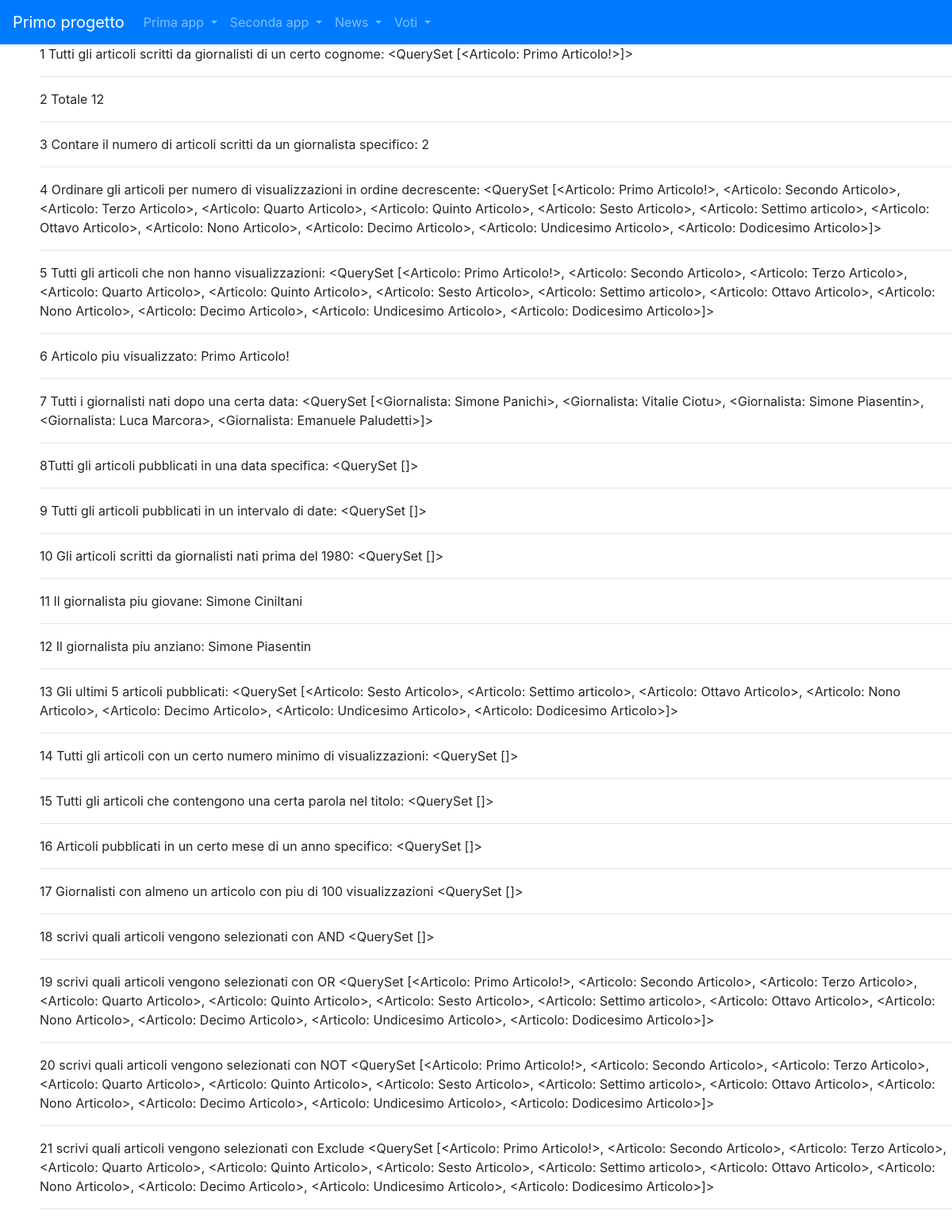
Before: /news/query_base/ with the older database file.
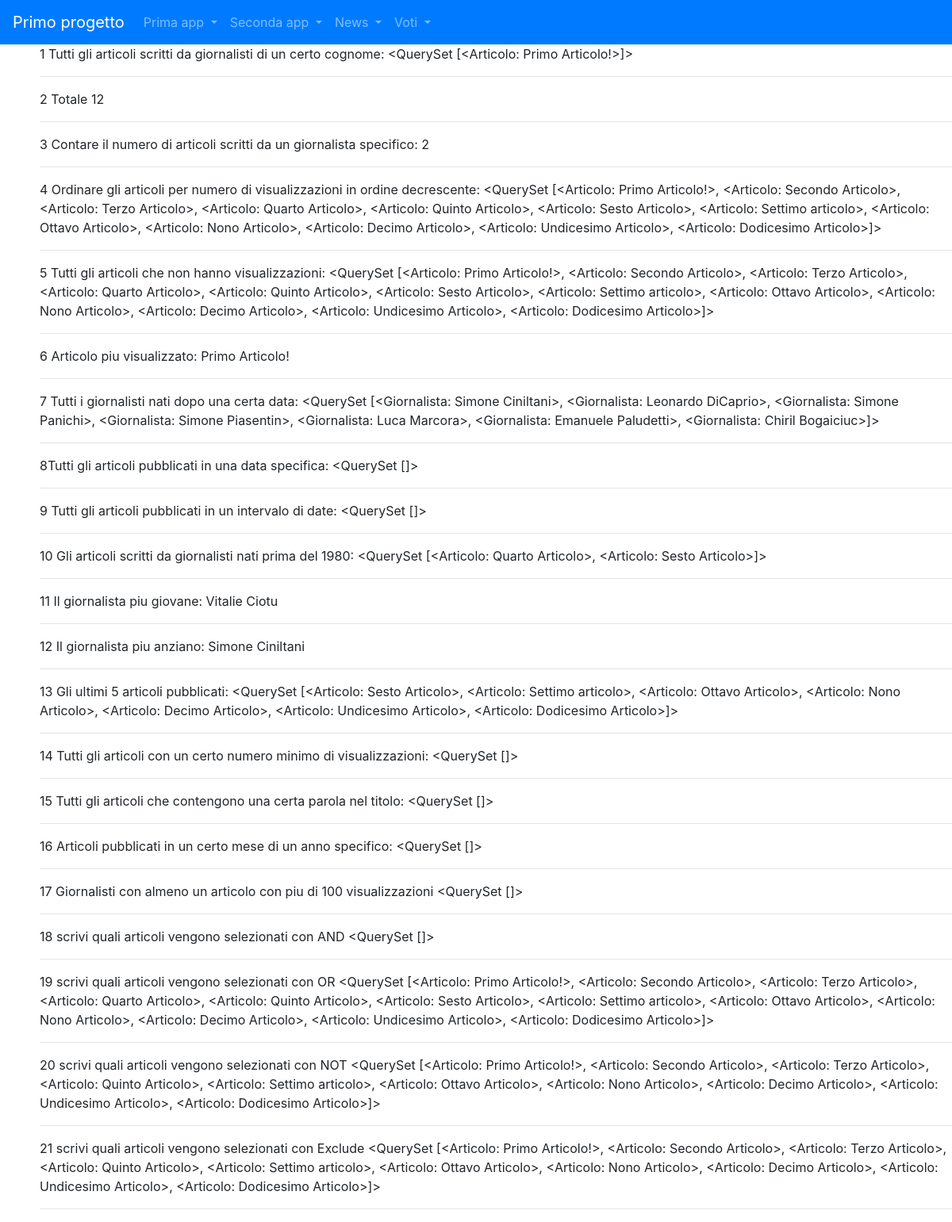
After: the same page with the newer database file.
### news/models.py (models this page shows)
class Giornalista(models.Model):
    nome = models.CharField(max_length=20)
    cognome = models.CharField(max_length=20)
    anno_di_nascita = models.DateField(blank=True,null=True)
    def __str__(self):
        return self.nome + " "+ self.cognome
    class Meta:
        verbose_name= "Giornalista"
        verbose_name_plural="Giornalisti"

class Articolo(models.Model):
    titolo = models.CharField(max_length=100)
    contenuto = models.TextField()
    giornalista=models.ForeignKey(Giornalista,on_delete=models.CASCADE,related_name="articoli")
    data=models.DateField(auto_now=True,blank=True)
    visualizzazioni=models.IntegerField(default=0,blank=True)
    def __str__(self):
        return self.titolo
    class Meta:
        verbose_name="Articolo"
        verbose_name_plural="Articoli"

### news/views.py (the view)
# urls.py: path("news/query_base/",queryBase,name="query_base"),
def queryBase(request):
    articoli_cognome = Articolo.objects.filter(giornalista__cognome='Ciniltani')
    numero_totale_articoli=Articolo.objects.count()
    giornalista_1=Giornalista.objects.get(id=7)
    numero_articoli_giornalista_1=Articolo.objects.filter(giornalista=giornalista_1).count()
    articoli_ordinati = Articolo.objects.order_by("-visualizzazioni")
    articoli_senza_visualizzazioni = Articolo.objects.filter(visualizzazioni=0)
    articolo_piu_visualizzazto= Articolo.objects.order_by('-visualizzazioni').first()
    giornalisti_data=Giornalista.objects.filter(anno_di_nascita__gt=datetime.date(1990,1,1))
    articoli_del_giorno=Articolo.objects.filter(data=datetime.date(2023,1,1))
    articoli_periodo=Articolo.objects.filter(data__range=(datetime.date(2023,1,1),datetime.date(2023,12,31)))
    giornalisti_nati=Giornalista.objects.filter(anno_di_nascita__lt=datetime.date(1980,1,1))
    articoli_giornalisti=Articolo.objects.filter(giornalista__in=giornalisti_nati)
    giornalista_giovane = Giornalista.objects.order_by('anno_di_nascita').first()
    giornalista_anziano=Giornalista.objects.order_by("-anno_di_nascita").first()
    ultimi = Articolo.objects.order_by("-data")[5:]
    articoli_minime_visualizzazioni=Articolo.objects.filter(visualizzazioni__gte=100)
    articoli_parola= Articolo.objects.filter(titolo__icontains="importante")
    articoli_mese_anno=Articolo.objects.filter(data__month=1, data__year=2023)
    giornalisti_con_articoli_popolari = Giornalista.objects.filter(articoli__visualizzazioni__gte=100).distinct()
    """
    spiegazione dettagliata:
    Giornalista.objects:Inizia dalla classe del modello Giornalista.
    .filter(articoli__visualizzazioni__gte=100):Utilizza il metodo filter() per filtrare i giornalisti
    in base al campo visualizzazioni nel modello Articolo. La notaziuone articoli__visualizzazioni indica
    che si sta seguendo la relazione inversa dalla classe Giornalista alla classe Articolo attraverso
    il campo foreignKey giornalista nel modello Articolo.
    .distinct(): E' un metodo assiccura che i risultati siano distintio, eliminando eventuali duplicati.
    In questo caso, cio è utile perchè un giornalista potrebbe essere associato a più articoli che soddisfano
    il criterio e vogliamo ottenere solo una volta ogni giornalista che ha scritto almeno un articolo popolare.
    """
    data = datetime.date(1990,1,1)
    visualizzazioni = 50
    articoli_con_and = Articolo.objects.filter(giornalista__anno_di_nascita__gt=data, visualizzazioni__gte=visualizzazioni)
    from django.db.models import Q
    articoli_con_or = Articolo.objects.filter(Q(giornalista__anno_di_nascita__gt=data) | Q(visualizzazioni__lte=visualizzazioni))
    articoli_con_not = Articolo.objects.filter(~Q(giornalista__anno_di_nascita__lt=data))
    articoli_con_not_exclude=Articolo.objects.exclude(giornalista__anno_di_nascita__lt=data)
    context={
        'articoli_cognome':articoli_cognome,
        'numero_totale_articoli':numero_totale_articoli,
        'numero_articoli_giornalista_1':numero_articoli_giornalista_1,
        'articoli_ordinati':articoli_ordinati,
        'articoli_senza_visualizzazioni':articoli_senza_visualizzazioni,
        'articolo_piu_visualizzazto':articolo_piu_visualizzazto,
        'giornalisti_data':giornalisti_data,
        'articoli_del_giorno':articoli_del_giorno,
        'articoli_periodo':articoli_periodo,
        'articoli_giornalisti':articoli_giornalisti,
        'giornalista_giovane':giornalista_giovane,
        'giornalista_anziano':giornalista_anziano,
        'ultimi':ultimi,
        'articoli_minime_visualizzazioni':articoli_minime_visualizzazioni,
        'articoli_parola':articoli_parola,
        'articoli_mese_anno':articoli_mese_anno,
        'giornalisti_con_articoli_popolari':giornalisti_con_articoli_popolari,
        'articoli_con_and':articoli_con_and,
        'articoli_con_or':articoli_con_or,
        'articoli_con_not':articoli_con_not,
        'articoli_con_not_exclude':articoli_con_not_exclude
    }
    return render(request,'query_base.html',context)

### news/templates/query_base.html (shortened to what this page needs)
{% extends "primo_progetto/base.html" %}
{%block content%}
    <p>1 Tutti gli articoli scritti da giornalisti di un certo cognome: {{articoli_cognome}} </p>
    <hr>
    <p>2 Totale {{numero_totale_articoli}} </p>
    <hr>
    <p>3 Contare il numero di articoli scritti da un giornalista specifico: {{numero_articoli_giornalista_1}} </p>
    <hr>
    <p>4 Ordinare gli articoli per numero di visualizzazioni in ordine decrescente: {{articoli_ordinati}} </p>
    <hr>
    <p>5 Tutti gli articoli che non hanno visualizzazioni: {{articoli_senza_visualizzazioni}}</p>
    <hr>
    <p>6 Articolo piu visualizzato: {{articolo_piu_visualizzazto}} </p>
    <hr>
    <p>7 Tutti i giornalisti nati dopo una certa data: {{giornalisti_data}}</p>
    <hr>
    <p>8Tutti gli articoli pubblicati in una data specifica: {{articoli_del_giorno}} </p>
    <hr>
    <p>9 Tutti gli articoli pubblicati in un intervalo di date: {{articoli_periodo}} </p>
    <hr>
    <p>10 Gli articoli scritti da giornalisti nati prima del 1980: {{articoli_giornalisti}}</p>
    <hr>
    <p>11 Il giornalista piu giovane: {{giornalista_giovane}} </p>
    <hr>
    <p>12 Il giornalista piu anziano: {{giornalista_anziano}} </p>
    <hr>
    <p>13 Gli ultimi 5 articoli pubblicati: {{ultimi}} </p>
    <hr>
    <p>14 Tutti gli articoli con un certo numero minimo di visualizzazioni: {{articoli_minime_visualizzazioni}} </p>
    <hr>
    <p>15 Tutti gli articoli che contengono una certa parola nel titolo: {{articoli_parola}} </p>
    <hr>
    <p>16 Articoli pubblicati in un certo mese di un anno specifico: {{articoli_mese_anno}} </p>
    <hr>
    <p>17 Giornalisti con almeno un articolo con piu di 100 visualizzazioni {{giornalisti_con_articoli_popolari}}</p>
    <hr>
    <p>18 scrivi quali articoli vengono selezionati con AND {{articoli_con_and}}</p>
    <hr>
    <p>19 scrivi quali articoli vengono selezionati con OR {{articoli_con_or}}</p>
    <hr>
    <p>20 scrivi quali articoli vengono selezionati con NOT {{articoli_con_not}}</p>
    <hr>
    <p>21 scrivi quali articoli vengono selezionati con Exclude {{articoli_con_not_exclude}}</p>
    <hr>
    {%endblock content%}

Changed rows visible on the page:
no longer on this page (row edited): Giornalista: nome+cognome "<QuerySet [<Giornalista: Simone Panichi>, <Giornalista: Vitalie Ciotu>, <Giornalista: Simone Piasentin>, <Giornalista: Luca Marcora>, <Giornalista: Emanuele Paludetti>]>"
no longer on this page (row edited): Giornalista: nome+cognome "Simone Piasentin"
computed for Articolo "<QuerySet [<Articolo: Primo Articolo!>]>": titolo.titolo "…<Articolo: Terzo Articolo>, <Articolo: Quarto Articolo>, <Articolo: Quinto Articolo>, <Articolo: Sesto Articolo>, <Articolo: Settimo articolo>,…" → "…<Articolo: Terzo Articolo>, <Articolo: Quinto Articolo>, <Articolo: Settimo articolo>,…"
now on this page (row unchanged): Articolo: titolo.titolo "<QuerySet [<Articolo: Quarto Articolo>, <Articolo: Sesto Articolo>]>"
now on this page (row edited): Giornalista: nome+cognome "Vitalie Ciotu"
Other visible differences:
{{ giornalisti_data }}: "<QuerySet [<Giornalista: Simone Panichi>, <Giornalista: Vitalie Ciotu>, <Giornalista: Simone Piasentin>, <Giornalista: Luca Marcora>, <Giornalista: Emanuele Paludetti>]>" → "<QuerySet [<Giornalista: Simone Ciniltani>, <Giornalista: Leonardo DiCaprio>, <Giornalista: Simone Panichi>, <Giornalista: Simone Piasentin>, <Giornalista: Luca Marcora>, <Giornalista: Emanuele Paludetti>, <Giornalista: Chiril Bogaiciuc>]>"
{{ giornalista_anziano }}: "Simone Piasentin" → "Simone Ciniltani"
{{ articoli_giornalisti }}: "<QuerySet []>" → (not shown)
{{ giornalista_giovane }}: "Simone Ciniltani" → "Vitalie Ciotu"
